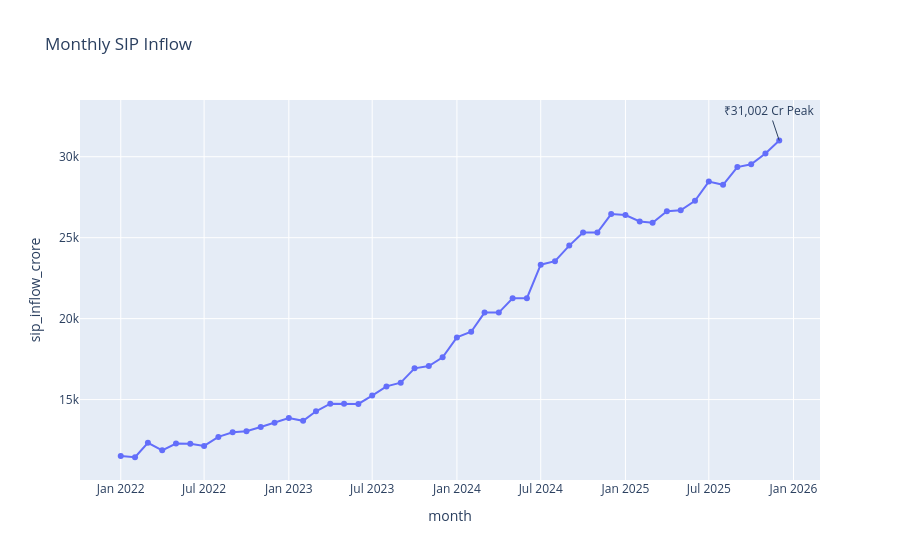

The code cell stored with this chart in its notebook:
### Code cell
sip["month"] = pd.to_datetime(sip["month"])

fig = px.line(
    sip,
    x="month",
    y="sip_inflow_crore",
    markers=True,
    title="Monthly SIP Inflow"
)

fig.add_annotation(
    x=sip.loc[sip["sip_inflow_crore"].idxmax(), "month"],
    y=sip["sip_inflow_crore"].max(),
    text="₹31,002 Cr Peak",
    showarrow=True
)

fig.show()
